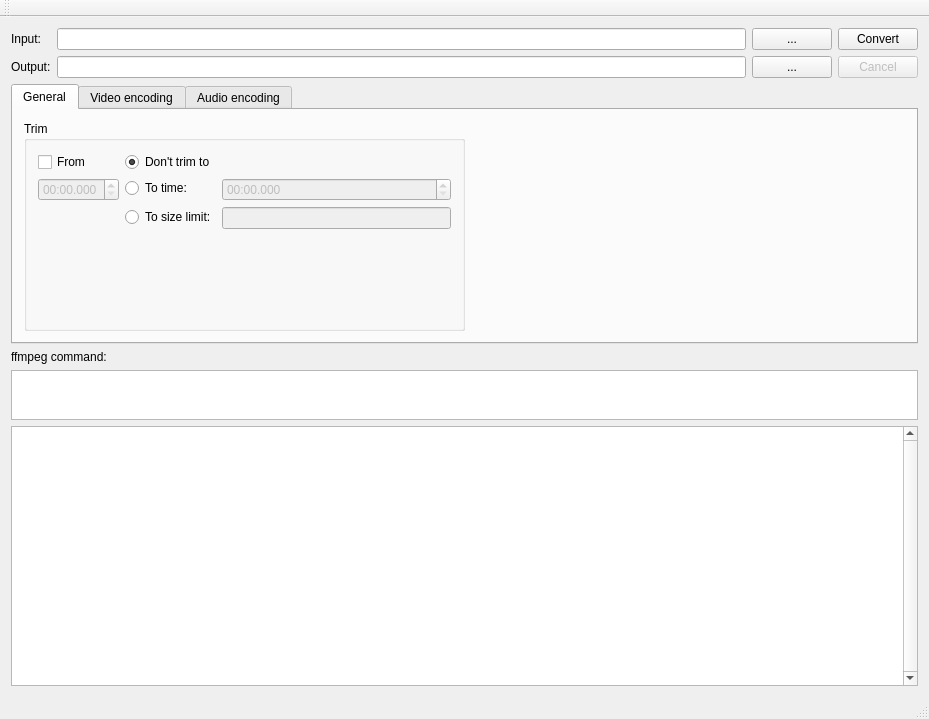
<?xml version="1.0" encoding="UTF-8"?>
<ui version="4.0">
 <class>MainWindow</class>
 <widget class="QMainWindow" name="MainWindow">
  <property name="geometry">
   <rect>
    <x>0</x>
    <y>0</y>
    <width>929</width>
    <height>719</height>
   </rect>
  </property>
  <property name="windowTitle">
   <string>QtWebMConverter</string>
  </property>
  <widget class="QWidget" name="centralWidget">
   <layout class="QVBoxLayout" name="verticalLayout_2">
    <item>
     <layout class="QHBoxLayout" name="horizontalLayout_4">
      <item>
       <layout class="QFormLayout" name="formLayout">
        <item row="0" column="0">
         <widget class="QLabel" name="label">
          <property name="text">
           <string>Input:</string>
          </property>
         </widget>
        </item>
        <item row="0" column="1">
         <layout class="QHBoxLayout" name="horizontalLayout">
          <item>
           <widget class="QLineEdit" name="inputLineEdit"/>
          </item>
          <item>
           <widget class="QPushButton" name="inputBrowseButton">
            <property name="text">
             <string>...</string>
            </property>
           </widget>
          </item>
         </layout>
        </item>
        <item row="1" column="0">
         <widget class="QLabel" name="label_3">
          <property name="text">
           <string>Output:</string>
          </property>
         </widget>
        </item>
        <item row="1" column="1">
         <layout class="QHBoxLayout" name="horizontalLayout_3">
          <item>
           <widget class="QLineEdit" name="outputLineEdit"/>
          </item>
          <item>
           <widget class="QPushButton" name="OutputBrowseButton">
            <property name="text">
             <string>...</string>
            </property>
           </widget>
          </item>
         </layout>
        </item>
       </layout>
      </item>
      <item>
       <layout class="QVBoxLayout" name="verticalLayout">
        <item>
         <widget class="QPushButton" name="convertButton">
          <property name="text">
           <string>Convert</string>
          </property>
         </widget>
        </item>
        <item>
         <widget class="QPushButton" name="cancelButton">
          <property name="enabled">
           <bool>false</bool>
          </property>
          <property name="text">
           <string>Cancel</string>
          </property>
          <property name="checkable">
           <bool>false</bool>
          </property>
          <property name="default">
           <bool>false</bool>
          </property>
         </widget>
        </item>
       </layout>
      </item>
     </layout>
    </item>
    <item>
     <widget class="QTabWidget" name="tabWidget">
      <property name="currentIndex">
       <number>0</number>
      </property>
      <widget class="QWidget" name="tab">
       <attribute name="title">
        <string>General</string>
       </attribute>
       <layout class="QHBoxLayout" name="horizontalLayout_7">
        <item>
         <widget class="QGroupBox" name="groupBox_5">
          <property name="title">
           <string>Trim</string>
          </property>
          <layout class="QVBoxLayout" name="verticalLayout_4">
           <item>
            <layout class="QHBoxLayout" name="horizontalLayout_6">
             <item>
              <layout class="QVBoxLayout" name="verticalLayout_5">
               <item>
                <widget class="QCheckBox" name="trimFromCheckBox">
                 <property name="text">
                  <string>From</string>
                 </property>
                </widget>
               </item>
               <item>
                <widget class="QTimeEdit" name="trimFromTimeEdit">
                 <property name="enabled">
                  <bool>false</bool>
                 </property>
                 <property name="displayFormat">
                  <string>mm:ss.zzz</string>
                 </property>
                </widget>
               </item>
               <item>
                <spacer name="verticalSpacer">
                 <property name="orientation">
                  <enum>Qt::Vertical</enum>
                 </property>
                 <property name="sizeHint" stdset="0">
                  <size>
                   <width>20</width>
                   <height>40</height>
                  </size>
                 </property>
                </spacer>
               </item>
              </layout>
             </item>
             <item>
              <layout class="QFormLayout" name="formLayout_5">
               <item row="1" column="0">
                <widget class="QRadioButton" name="trimTimeRadioButton">
                 <property name="enabled">
                  <bool>true</bool>
                 </property>
                 <property name="text">
                  <string>To time:</string>
                 </property>
                </widget>
               </item>
               <item row="1" column="1">
                <widget class="QTimeEdit" name="trimToTimeEdit">
                 <property name="enabled">
                  <bool>false</bool>
                 </property>
                 <property name="displayFormat">
                  <string>mm:ss.zzz</string>
                 </property>
                </widget>
               </item>
               <item row="2" column="0">
                <widget class="QRadioButton" name="trimSizeRadioButton">
                 <property name="enabled">
                  <bool>true</bool>
                 </property>
                 <property name="text">
                  <string>To size limit:</string>
                 </property>
                </widget>
               </item>
               <item row="2" column="1">
                <widget class="QLineEdit" name="trimSizeLimitEdit">
                 <property name="enabled">
                  <bool>false</bool>
                 </property>
                </widget>
               </item>
               <item row="0" column="0">
                <widget class="QRadioButton" name="TrimToRadioButton">
                 <property name="text">
                  <string>Don't trim to</string>
                 </property>
                 <property name="checked">
                  <bool>true</bool>
                 </property>
                </widget>
               </item>
              </layout>
             </item>
            </layout>
           </item>
          </layout>
         </widget>
        </item>
        <item>
         <spacer name="horizontalSpacer">
          <property name="orientation">
           <enum>Qt::Horizontal</enum>
          </property>
          <property name="sizeHint" stdset="0">
           <size>
            <width>40</width>
            <height>20</height>
           </size>
          </property>
         </spacer>
        </item>
       </layout>
      </widget>
      <widget class="QWidget" name="tab_3">
       <attribute name="title">
        <string>Video encoding</string>
       </attribute>
       <layout class="QHBoxLayout" name="horizontalLayout_2">
        <item>
         <widget class="QGroupBox" name="groupBox_3">
          <property name="title">
           <string>General</string>
          </property>
          <layout class="QVBoxLayout" name="verticalLayout_3">
           <item>
            <layout class="QFormLayout" name="formLayout_2">
             <item row="0" column="0">
              <widget class="QLabel" name="label_5">
               <property name="text">
                <string>Video codec:</string>
               </property>
              </widget>
             </item>
             <item row="0" column="1">
              <widget class="QComboBox" name="videoCodecSelect">
               <property name="currentText">
                <string>VP9</string>
               </property>
               <property name="currentIndex">
                <number>1</number>
               </property>
               <item>
                <property name="text">
                 <string>VP8</string>
                </property>
               </item>
               <item>
                <property name="text">
                 <string>VP9</string>
                </property>
               </item>
              </widget>
             </item>
             <item row="1" column="0">
              <widget class="QLabel" name="label_2">
               <property name="text">
                <string>CRF:</string>
               </property>
              </widget>
             </item>
             <item row="1" column="1">
              <widget class="QSlider" name="CRFSlider">
               <property name="toolTip">
                <string>&lt;html&gt;&lt;head/&gt;&lt;body&gt;&lt;p&gt;Lower means better quality.&lt;/p&gt;&lt;/body&gt;&lt;/html&gt;</string>
               </property>
               <property name="maximum">
                <number>63</number>
               </property>
               <property name="value">
                <number>20</number>
               </property>
               <property name="orientation">
                <enum>Qt::Horizontal</enum>
               </property>
               <property name="tickPosition">
                <enum>QSlider::TicksBelow</enum>
               </property>
               <property name="tickInterval">
                <number>1</number>
               </property>
              </widget>
             </item>
             <item row="2" column="0">
              <widget class="QLabel" name="label_9">
               <property name="text">
                <string>Speed:</string>
               </property>
              </widget>
             </item>
             <item row="2" column="1">
              <widget class="QSlider" name="speedSlider">
               <property name="toolTip">
                <string>&lt;html&gt;&lt;head/&gt;&lt;body&gt;&lt;p&gt;Higher values are faster, but decrease the efficiency of the encoder.&lt;/p&gt;&lt;/body&gt;&lt;/html&gt;</string>
               </property>
               <property name="maximum">
                <number>4</number>
               </property>
               <property name="value">
                <number>1</number>
               </property>
               <property name="orientation">
                <enum>Qt::Horizontal</enum>
               </property>
               <property name="tickPosition">
                <enum>QSlider::TicksBelow</enum>
               </property>
               <property name="tickInterval">
                <number>1</number>
               </property>
              </widget>
             </item>
             <item row="3" column="0">
              <widget class="QLabel" name="bitrateLabel">
               <property name="text">
                <string>bitrate</string>
               </property>
              </widget>
             </item>
             <item row="3" column="1">
              <widget class="QLineEdit" name="videoBitrateEdit">
               <property name="sizePolicy">
                <sizepolicy hsizetype="Expanding" vsizetype="Fixed">
                 <horstretch>0</horstretch>
                 <verstretch>0</verstretch>
                </sizepolicy>
               </property>
               <property name="minimumSize">
                <size>
                 <width>70</width>
                 <height>0</height>
                </size>
               </property>
               <property name="maximumSize">
                <size>
                 <width>16777215</width>
                 <height>16777215</height>
                </size>
               </property>
               <property name="toolTip">
                <string>&lt;html&gt;&lt;head/&gt;&lt;body&gt;&lt;p&gt;Make sure to set the maximum bitrate high enough for VP8, otherwise the encoder will constantly be capped by it and CRF is pointless.&lt;/p&gt;&lt;p&gt;&lt;br/&gt;&lt;/p&gt;&lt;p&gt;For VP9 it's best to set this to 0.&lt;/p&gt;&lt;/body&gt;&lt;/html&gt;</string>
               </property>
               <property name="text">
                <string>20M</string>
               </property>
              </widget>
             </item>
            </layout>
           </item>
          </layout>
         </widget>
        </item>
        <item>
         <widget class="QGroupBox" name="groupBox">
          <property name="title">
           <string>Picture</string>
          </property>
         </widget>
        </item>
        <item>
         <widget class="QGroupBox" name="groupBox_2">
          <property name="title">
           <string>Advanced</string>
          </property>
          <layout class="QFormLayout" name="formLayout_3">
           <item row="0" column="0">
            <widget class="QLabel" name="label_7">
             <property name="text">
              <string>Output colourspace:</string>
             </property>
            </widget>
           </item>
           <item row="0" column="1">
            <widget class="QComboBox" name="ColourspaceComboBox">
             <property name="toolTip">
              <string>&lt;html&gt;&lt;head/&gt;&lt;body&gt;&lt;p&gt;If you want your VP9 video to be playable in common video players and browsers, leave this at yuv420p.&lt;/p&gt;&lt;/body&gt;&lt;/html&gt;</string>
             </property>
             <property name="whatsThis">
              <string>&lt;html&gt;&lt;head/&gt;&lt;body&gt;&lt;p&gt;&lt;br/&gt;&lt;/p&gt;&lt;/body&gt;&lt;/html&gt;</string>
             </property>
             <property name="currentIndex">
              <number>3</number>
             </property>
             <item>
              <property name="text">
               <string>rgb24</string>
              </property>
             </item>
             <item>
              <property name="text">
               <string>yuv444p</string>
              </property>
             </item>
             <item>
              <property name="text">
               <string>yuv422p</string>
              </property>
             </item>
             <item>
              <property name="text">
               <string>yuv420p</string>
              </property>
             </item>
            </widget>
           </item>
           <item row="1" column="0">
            <widget class="QLabel" name="label_8">
             <property name="text">
              <string>Tile columns:</string>
             </property>
            </widget>
           </item>
           <item row="1" column="1">
            <widget class="QSpinBox" name="tilecolumnsSpinBox">
             <property name="value">
              <number>6</number>
             </property>
            </widget>
           </item>
           <item row="2" column="0">
            <widget class="QCheckBox" name="frameparallelCheckBox">
             <property name="text">
              <string>Frame parallel</string>
             </property>
             <property name="checked">
              <bool>true</bool>
             </property>
            </widget>
           </item>
          </layout>
         </widget>
        </item>
       </layout>
      </widget>
      <widget class="QWidget" name="tab_4">
       <attribute name="title">
        <string>Audio encoding</string>
       </attribute>
       <layout class="QHBoxLayout" name="horizontalLayout_5">
        <item>
         <widget class="QGroupBox" name="groupBox_4">
          <property name="title">
           <string>General</string>
          </property>
          <layout class="QFormLayout" name="formLayout_4">
           <item row="1" column="0">
            <widget class="QLabel" name="label_6">
             <property name="text">
              <string>Audio codec:</string>
             </property>
            </widget>
           </item>
           <item row="1" column="1">
            <widget class="QComboBox" name="audioCodecSelect">
             <item>
              <property name="text">
               <string>Vorbis</string>
              </property>
             </item>
             <item>
              <property name="text">
               <string>Opus</string>
              </property>
             </item>
            </widget>
           </item>
           <item row="0" column="0">
            <widget class="QCheckBox" name="audioCheckBox">
             <property name="text">
              <string>Enable audio</string>
             </property>
             <property name="checked">
              <bool>true</bool>
             </property>
            </widget>
           </item>
           <item row="2" column="0">
            <widget class="QLabel" name="label_11">
             <property name="text">
              <string>Bitrate:</string>
             </property>
            </widget>
           </item>
           <item row="2" column="1">
            <widget class="QLineEdit" name="audioBitrateEdit"/>
           </item>
          </layout>
         </widget>
        </item>
        <item>
         <spacer name="horizontalSpacer_2">
          <property name="orientation">
           <enum>Qt::Horizontal</enum>
          </property>
          <property name="sizeHint" stdset="0">
           <size>
            <width>436</width>
            <height>20</height>
           </size>
          </property>
         </spacer>
        </item>
       </layout>
      </widget>
     </widget>
    </item>
    <item>
     <widget class="QLabel" name="label_4">
      <property name="text">
       <string>ffmpeg command:</string>
      </property>
     </widget>
    </item>
    <item>
     <widget class="QPlainTextEdit" name="commandBox">
      <property name="enabled">
       <bool>true</bool>
      </property>
      <property name="minimumSize">
       <size>
        <width>0</width>
        <height>50</height>
       </size>
      </property>
      <property name="maximumSize">
       <size>
        <width>16777215</width>
        <height>50</height>
       </size>
      </property>
      <property name="readOnly">
       <bool>true</bool>
      </property>
     </widget>
    </item>
    <item>
     <widget class="QTextBrowser" name="outputBox">
      <property name="font">
       <font/>
      </property>
      <property name="frameShape">
       <enum>QFrame::StyledPanel</enum>
      </property>
      <property name="frameShadow">
       <enum>QFrame::Sunken</enum>
      </property>
      <property name="verticalScrollBarPolicy">
       <enum>Qt::ScrollBarAlwaysOn</enum>
      </property>
      <property name="horizontalScrollBarPolicy">
       <enum>Qt::ScrollBarAsNeeded</enum>
      </property>
      <property name="lineWrapMode">
       <enum>QTextEdit::NoWrap</enum>
      </property>
      <property name="acceptRichText">
       <bool>false</bool>
      </property>
     </widget>
    </item>
   </layout>
  </widget>
  <widget class="QMenuBar" name="menuBar">
   <property name="geometry">
    <rect>
     <x>0</x>
     <y>0</y>
     <width>929</width>
     <height>21</height>
    </rect>
   </property>
  </widget>
  <widget class="QToolBar" name="mainToolBar">
   <attribute name="toolBarArea">
    <enum>TopToolBarArea</enum>
   </attribute>
   <attribute name="toolBarBreak">
    <bool>false</bool>
   </attribute>
  </widget>
  <widget class="QStatusBar" name="statusBar"/>
 </widget>
 <layoutdefault spacing="6" margin="11"/>
 <resources/>
 <connections>
  <connection>
   <sender>audioCheckBox</sender>
   <signal>toggled(bool)</signal>
   <receiver>audioCodecSelect</receiver>
   <slot>setEnabled(bool)</slot>
   <hints>
    <hint type="sourcelabel">
     <x>81</x>
     <y>170</y>
    </hint>
    <hint type="destinationlabel">
     <x>135</x>
     <y>199</y>
    </hint>
   </hints>
  </connection>
  <connection>
   <sender>trimTimeRadioButton</sender>
   <signal>toggled(bool)</signal>
   <receiver>trimToTimeEdit</receiver>
   <slot>setEnabled(bool)</slot>
   <hints>
    <hint type="sourcelabel">
     <x>148</x>
     <y>199</y>
    </hint>
    <hint type="destinationlabel">
     <x>217</x>
     <y>202</y>
    </hint>
   </hints>
  </connection>
  <connection>
   <sender>trimSizeRadioButton</sender>
   <signal>toggled(bool)</signal>
   <receiver>trimSizeLimitEdit</receiver>
   <slot>setEnabled(bool)</slot>
   <hints>
    <hint type="sourcelabel">
     <x>137</x>
     <y>217</y>
    </hint>
    <hint type="destinationlabel">
     <x>219</x>
     <y>225</y>
    </hint>
   </hints>
  </connection>
  <connection>
   <sender>trimFromCheckBox</sender>
   <signal>toggled(bool)</signal>
   <receiver>trimFromTimeEdit</receiver>
   <slot>setEnabled(bool)</slot>
   <hints>
    <hint type="sourcelabel">
     <x>57</x>
     <y>171</y>
    </hint>
    <hint type="destinationlabel">
     <x>51</x>
     <y>202</y>
    </hint>
   </hints>
  </connection>
 </connections>
</ui>
